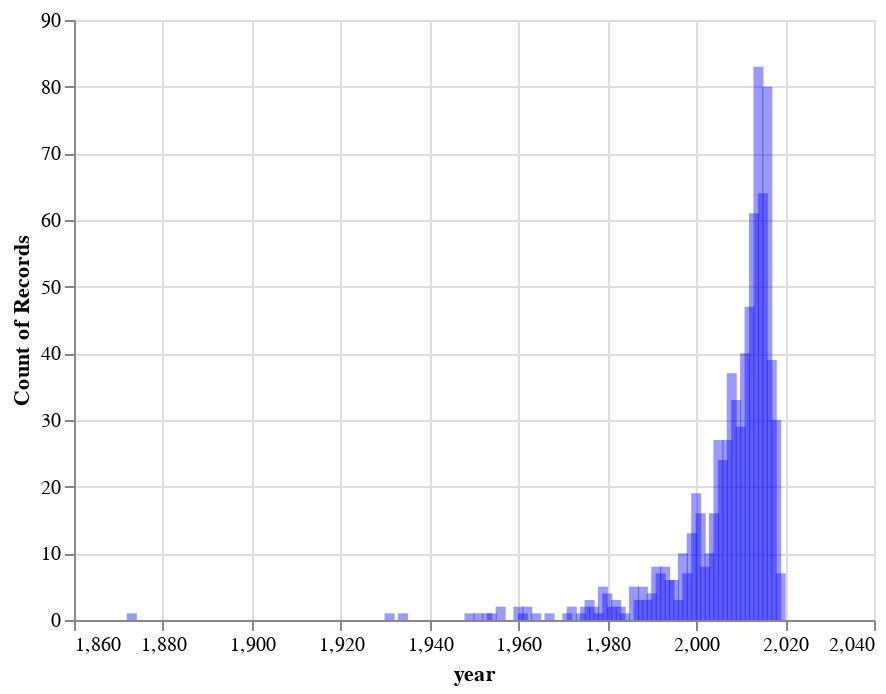

The notebook cell this image was saved under:
### Code cell
alt.Chart(citations_df[citations_df['source_theme'] == 'visualization']).mark_bar().encode(
    x='year',
    y='count(year)').configure_mark( opacity=0.4, color='blue')

### Figure 1 — Vega-Lite specification as saved in the notebook (floating-point values rounded to 4 significant figures; data arrays with more than 128 entries replaced by an {"elided": "..."} marker saying what was removed)
{"config": {"view": {"continuousWidth": 400, "continuousHeight": 300}, "mark": {"color": "blue", "opacity": 0.4}}, "data": {"name": "data-533c8a451e6558b22f62cce4a9bd25ca"}, "mark": "bar", "encoding": {"x": {"type": "quantitative", "field": "year"}, "y": {"type": "quantitative", "aggregate": "count", "field": "year"}}, "$schema": "https://vega.github.io/schema/vega-lite/v4.0.2.json", "datasets": {"data-533c8a451e6558b22f62cce4a9bd25ca": {"elided": "830 records"}}}
